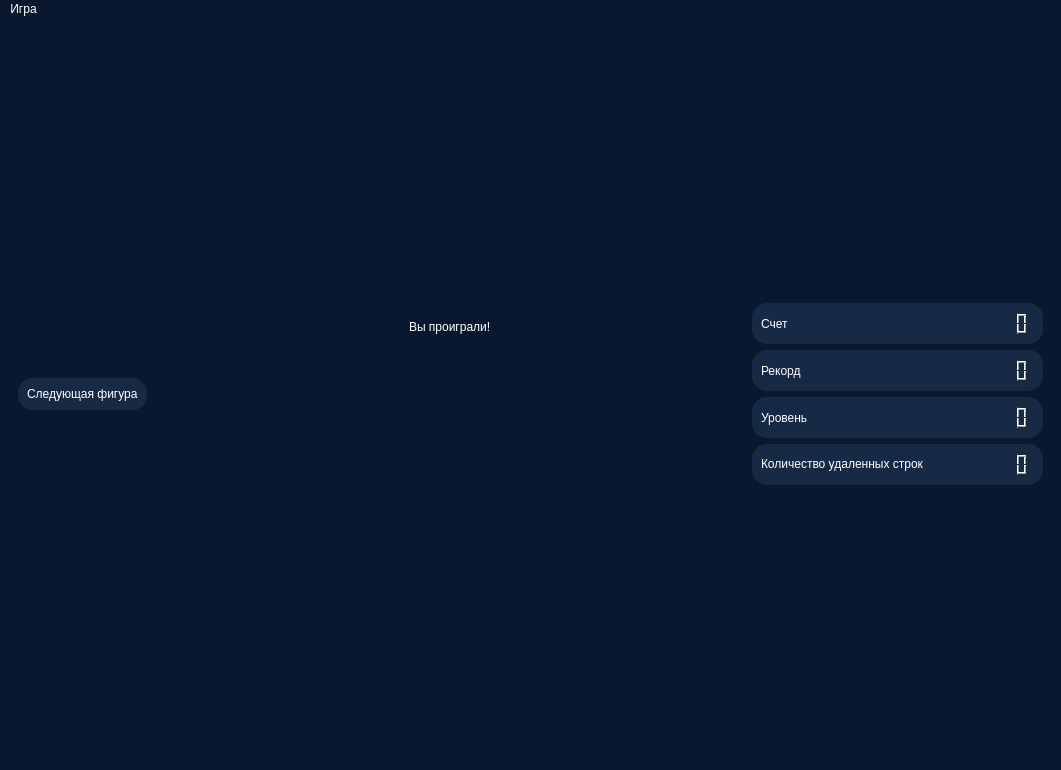
<?xml version="1.0" encoding="UTF-8"?>
<ui version="4.0">
 <class>MainWindow</class>
 <widget class="QMainWindow" name="MainWindow">
  <property name="geometry">
   <rect>
    <x>0</x>
    <y>0</y>
    <width>1061</width>
    <height>770</height>
   </rect>
  </property>
  <property name="sizePolicy">
   <sizepolicy hsizetype="MinimumExpanding" vsizetype="MinimumExpanding">
    <horstretch>0</horstretch>
    <verstretch>0</verstretch>
   </sizepolicy>
  </property>
  <property name="windowTitle">
   <string>MainWindow</string>
  </property>
  <property name="layoutDirection">
   <enum>Qt::LeftToRight</enum>
  </property>
  <property name="styleSheet">
   <string notr="true"/>
  </property>
  <property name="tabShape">
   <enum>QTabWidget::Rounded</enum>
  </property>
  <property name="dockOptions">
   <set>QMainWindow::AllowTabbedDocks|QMainWindow::AnimatedDocks</set>
  </property>
  <widget class="QWidget" name="centralwidget">
   <property name="sizePolicy">
    <sizepolicy hsizetype="Preferred" vsizetype="Preferred">
     <horstretch>0</horstretch>
     <verstretch>0</verstretch>
    </sizepolicy>
   </property>
   <property name="styleSheet">
    <string notr="true">
background-color: #0a182f;
color: white;
</string>
   </property>
   <layout class="QHBoxLayout" name="horizontalLayout_6">
    <item alignment="Qt::AlignVCenter">
     <widget class="QFrame" name="frame">
      <property name="styleSheet">
       <string notr="true">border-radius: 15px;</string>
      </property>
      <layout class="QHBoxLayout" name="horizontalLayout">
       <item alignment="Qt::AlignVCenter">
        <widget class="QFrame" name="left_side_2">
         <property name="styleSheet">
          <string notr="true">background-color: #172a45;</string>
         </property>
         <layout class="QVBoxLayout" name="left_side">
          <item>
           <layout class="QVBoxLayout" name="next_shape_container">
            <item>
             <widget class="QLabel" name="label_5">
              <property name="styleSheet">
               <string notr="true">font: 12pt &quot;roboto&quot;;</string>
              </property>
              <property name="text">
               <string>Следующая фигура</string>
              </property>
              <property name="buddy">
               <cstring>boardContainer</cstring>
              </property>
             </widget>
            </item>
           </layout>
          </item>
         </layout>
        </widget>
       </item>
       <item>
        <spacer name="horizontalSpacer_6">
         <property name="orientation">
          <enum>Qt::Horizontal</enum>
         </property>
         <property name="sizeHint" stdset="0">
          <size>
           <width>40</width>
           <height>20</height>
          </size>
         </property>
        </spacer>
       </item>
       <item>
        <layout class="QVBoxLayout" name="central">
         <property name="spacing">
          <number>6</number>
         </property>
         <property name="sizeConstraint">
          <enum>QLayout::SetDefaultConstraint</enum>
         </property>
         <item alignment="Qt::AlignVCenter">
          <widget class="QWidget" name="game_over_2" native="true">
           <layout class="QFormLayout" name="game_over">
            <item row="0" column="0">
             <widget class="QLabel" name="label_6">
              <property name="styleSheet">
               <string notr="true">font: 16pt &quot;roboto&quot;;</string>
              </property>
              <property name="text">
               <string>Вы проиграли!</string>
              </property>
             </widget>
            </item>
           </layout>
          </widget>
         </item>
         <item>
          <widget class="QWidget" name="boardContainer" native="true">
           <layout class="QHBoxLayout" name="board_container"/>
          </widget>
         </item>
        </layout>
       </item>
       <item>
        <spacer name="horizontalSpacer_4">
         <property name="orientation">
          <enum>Qt::Horizontal</enum>
         </property>
         <property name="sizeHint" stdset="0">
          <size>
           <width>40</width>
           <height>20</height>
          </size>
         </property>
        </spacer>
       </item>
       <item>
        <layout class="QVBoxLayout" name="right_side">
         <item>
          <spacer name="verticalSpacer_2">
           <property name="orientation">
            <enum>Qt::Vertical</enum>
           </property>
           <property name="sizeHint" stdset="0">
            <size>
             <width>20</width>
             <height>40</height>
            </size>
           </property>
          </spacer>
         </item>
         <item>
          <widget class="QFrame" name="score_frame">
           <property name="styleSheet">
            <string notr="true">background-color: #172a45;</string>
           </property>
           <property name="frameShape">
            <enum>QFrame::Box</enum>
           </property>
           <layout class="QHBoxLayout" name="horizontalLayout_2">
            <item>
             <widget class="QLabel" name="label">
              <property name="styleSheet">
               <string notr="true">font: 12pt &quot;roboto&quot;;</string>
              </property>
              <property name="text">
               <string>Счет</string>
              </property>
             </widget>
            </item>
            <item>
             <spacer name="horizontalSpacer">
              <property name="orientation">
               <enum>Qt::Horizontal</enum>
              </property>
              <property name="sizeHint" stdset="0">
               <size>
                <width>40</width>
                <height>20</height>
               </size>
              </property>
             </spacer>
            </item>
            <item>
             <widget class="QLCDNumber" name="scoresLCD"/>
            </item>
           </layout>
          </widget>
         </item>
         <item>
          <widget class="QFrame" name="record_frame">
           <property name="styleSheet">
            <string notr="true">background-color: #172a45;</string>
           </property>
           <property name="frameShape">
            <enum>QFrame::Box</enum>
           </property>
           <layout class="QHBoxLayout" name="horizontalLayout_3">
            <item>
             <widget class="QLabel" name="label_2">
              <property name="styleSheet">
               <string notr="true">font: 12pt &quot;roboto&quot;;</string>
              </property>
              <property name="text">
               <string>Рекорд</string>
              </property>
             </widget>
            </item>
            <item>
             <spacer name="horizontalSpacer_2">
              <property name="orientation">
               <enum>Qt::Horizontal</enum>
              </property>
              <property name="sizeHint" stdset="0">
               <size>
                <width>40</width>
                <height>20</height>
               </size>
              </property>
             </spacer>
            </item>
            <item>
             <widget class="QLCDNumber" name="recordLCD"/>
            </item>
           </layout>
          </widget>
         </item>
         <item>
          <widget class="QFrame" name="level_frame">
           <property name="styleSheet">
            <string notr="true">background-color: #172a45;</string>
           </property>
           <property name="frameShape">
            <enum>QFrame::Box</enum>
           </property>
           <layout class="QHBoxLayout" name="horizontalLayout_4">
            <item>
             <widget class="QLabel" name="label_3">
              <property name="styleSheet">
               <string notr="true">font: 12pt &quot;roboto&quot;;</string>
              </property>
              <property name="text">
               <string>Уровень</string>
              </property>
             </widget>
            </item>
            <item>
             <spacer name="horizontalSpacer_3">
              <property name="orientation">
               <enum>Qt::Horizontal</enum>
              </property>
              <property name="sizeHint" stdset="0">
               <size>
                <width>40</width>
                <height>20</height>
               </size>
              </property>
             </spacer>
            </item>
            <item>
             <widget class="QLCDNumber" name="level_LCD"/>
            </item>
           </layout>
          </widget>
         </item>
         <item>
          <widget class="QFrame" name="deleted_rows_frame">
           <property name="styleSheet">
            <string notr="true">background-color: #172a45;</string>
           </property>
           <property name="frameShape">
            <enum>QFrame::Box</enum>
           </property>
           <layout class="QHBoxLayout" name="horizontalLayout_5">
            <item>
             <widget class="QLabel" name="label_4">
              <property name="styleSheet">
               <string notr="true">font: 12pt &quot;roboto&quot;;</string>
              </property>
              <property name="text">
               <string>&lt;html&gt;&lt;head/&gt;&lt;body&gt;&lt;p&gt;Количество удаленных строк&lt;/p&gt;&lt;/body&gt;&lt;/html&gt;</string>
              </property>
              <property name="textFormat">
               <enum>Qt::RichText</enum>
              </property>
             </widget>
            </item>
            <item>
             <spacer name="horizontalSpacer_5">
              <property name="orientation">
               <enum>Qt::Horizontal</enum>
              </property>
              <property name="sizeHint" stdset="0">
               <size>
                <width>40</width>
                <height>20</height>
               </size>
              </property>
             </spacer>
            </item>
            <item>
             <widget class="QLCDNumber" name="deleted_rows_LCD"/>
            </item>
           </layout>
          </widget>
         </item>
         <item>
          <spacer name="verticalSpacer">
           <property name="orientation">
            <enum>Qt::Vertical</enum>
           </property>
           <property name="sizeHint" stdset="0">
            <size>
             <width>20</width>
             <height>40</height>
            </size>
           </property>
          </spacer>
         </item>
        </layout>
       </item>
      </layout>
     </widget>
    </item>
   </layout>
  </widget>
  <widget class="QMenuBar" name="menubar">
   <property name="geometry">
    <rect>
     <x>0</x>
     <y>0</y>
     <width>1061</width>
     <height>26</height>
    </rect>
   </property>
   <property name="styleSheet">
    <string notr="true">border-radius: 25px;
background-color: #0a182f;
color: white;</string>
   </property>
   <property name="defaultUp">
    <bool>false</bool>
   </property>
   <widget class="QMenu" name="game_menu">
    <property name="geometry">
     <rect>
      <x>270</x>
      <y>553</y>
      <width>213</width>
      <height>162</height>
     </rect>
    </property>
    <property name="styleSheet">
     <string notr="true"/>
    </property>
    <property name="title">
     <string>Игра</string>
    </property>
    <addaction name="start_new_game"/>
    <addaction name="settings"/>
    <addaction name="separator"/>
    <addaction name="rules"/>
    <addaction name="separator"/>
    <addaction name="exit"/>
   </widget>
   <addaction name="game_menu"/>
  </widget>
  <action name="start_new_game">
   <property name="text">
    <string>Новая</string>
   </property>
   <property name="iconText">
    <string>Новая</string>
   </property>
   <property name="toolTip">
    <string>Новая</string>
   </property>
   <property name="menuRole">
    <enum>QAction::TextHeuristicRole</enum>
   </property>
  </action>
  <action name="settings">
   <property name="text">
    <string>&amp;Параметры</string>
   </property>
  </action>
  <action name="action_3">
   <property name="text">
    <string>-</string>
   </property>
  </action>
  <action name="rules">
   <property name="text">
    <string>Правила</string>
   </property>
  </action>
  <action name="action">
   <property name="text">
    <string>Открыть меню настроек</string>
   </property>
  </action>
  <action name="exit">
   <property name="text">
    <string>Выход</string>
   </property>
  </action>
 </widget>
 <resources/>
 <connections/>
</ui>
